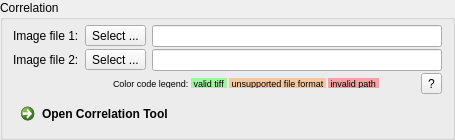
     <widget class="QGroupBox" name="Correlation">
      <property name="minimumSize">
       <size>
        <width>0</width>
        <height>100</height>
       </size>
      </property>
      <property name="maximumSize">
       <size>
        <width>16777215</width>
        <height>140</height>
       </size>
      </property>
      <property name="title">
       <string>Correlation</string>
      </property>
      <layout class="QVBoxLayout" name="verticalLayout_4">
       <property name="spacing">
        <number>2</number>
       </property>
       <property name="leftMargin">
        <number>10</number>
       </property>
       <property name="topMargin">
        <number>5</number>
       </property>
       <property name="rightMargin">
        <number>10</number>
       </property>
       <property name="bottomMargin">
        <number>5</number>
       </property>
       <item>
        <layout class="QHBoxLayout" name="horizontalLayout_3">
         <property name="spacing">
          <number>6</number>
         </property>
         <item>
          <widget class="QLabel" name="label_5">
           <property name="text">
            <string>Image file 1:</string>
           </property>
          </widget>
         </item>
         <item>
          <widget class="QToolButton" name="toolButton_selectImage1">
           <property name="text">
            <string>Select ...</string>
           </property>
          </widget>
         </item>
         <item>
          <widget class="QLineEditFilePath" name="lineEdit_selectImage1">
           <property name="minimumSize">
            <size>
             <width>0</width>
             <height>20</height>
            </size>
           </property>
           <property name="frame">
            <bool>true</bool>
           </property>
           <property name="dragEnabled">
            <bool>true</bool>
           </property>
           <property name="readOnly">
            <bool>false</bool>
           </property>
          </widget>
         </item>
        </layout>
       </item>
       <item>
        <layout class="QHBoxLayout" name="horizontalLayout_6">
         <property name="spacing">
          <number>6</number>
         </property>
         <item>
          <widget class="QLabel" name="label_6">
           <property name="text">
            <string>Image file 2:</string>
           </property>
          </widget>
         </item>
         <item>
          <widget class="QToolButton" name="toolButton_selectImage2">
           <property name="text">
            <string>Select ...</string>
           </property>
          </widget>
         </item>
         <item>
          <widget class="QLineEditFilePath" name="lineEdit_selectImage2">
           <property name="minimumSize">
            <size>
             <width>0</width>
             <height>20</height>
            </size>
           </property>
           <property name="readOnly">
            <bool>false</bool>
           </property>
          </widget>
         </item>
        </layout>
       </item>
       <item>
        <layout class="QHBoxLayout" name="horizontalLayout_7">
         <item>
          <spacer name="horizontalSpacer_6">
           <property name="orientation">
            <enum>Qt::Horizontal</enum>
           </property>
           <property name="sizeType">
            <enum>QSizePolicy::Fixed</enum>
           </property>
           <property name="sizeHint" stdset="0">
            <size>
             <width>100</width>
             <height>10</height>
            </size>
           </property>
          </spacer>
         </item>
         <item>
          <widget class="QLabel" name="label_12">
           <property name="maximumSize">
            <size>
             <width>16777215</width>
             <height>10</height>
            </size>
           </property>
           <property name="font">
            <font>
             <pointsize>7</pointsize>
            </font>
           </property>
           <property name="text">
            <string>Color code legend:</string>
           </property>
          </widget>
         </item>
         <item>
          <widget class="QLabel" name="label_10">
           <property name="minimumSize">
            <size>
             <width>0</width>
             <height>0</height>
            </size>
           </property>
           <property name="maximumSize">
            <size>
             <width>16777215</width>
             <height>10</height>
            </size>
           </property>
           <property name="font">
            <font>
             <pointsize>7</pointsize>
            </font>
           </property>
           <property name="styleSheet">
            <string notr="true">background-color: rgba(0,255,0,80);</string>
           </property>
           <property name="text">
            <string> valid tiff </string>
           </property>
          </widget>
         </item>
         <item>
          <widget class="QLabel" name="label_11">
           <property name="maximumSize">
            <size>
             <width>16777215</width>
             <height>10</height>
            </size>
           </property>
           <property name="font">
            <font>
             <pointsize>7</pointsize>
            </font>
           </property>
           <property name="styleSheet">
            <string notr="true">background-color: rgba(255,120,0,80);</string>
           </property>
           <property name="text">
            <string> unsupported file format </string>
           </property>
          </widget>
         </item>
         <item>
          <widget class="QLabel" name="label_9">
           <property name="minimumSize">
            <size>
             <width>0</width>
             <height>0</height>
            </size>
           </property>
           <property name="maximumSize">
            <size>
             <width>16777215</width>
             <height>10</height>
            </size>
           </property>
           <property name="font">
            <font>
             <pointsize>7</pointsize>
            </font>
           </property>
           <property name="styleSheet">
            <string notr="true">background-color: rgba(255,0,0,80);</string>
           </property>
           <property name="text">
            <string> invalid path </string>
           </property>
          </widget>
         </item>
         <item>
          <spacer name="horizontalSpacer">
           <property name="orientation">
            <enum>Qt::Horizontal</enum>
           </property>
           <property name="sizeHint" stdset="0">
            <size>
             <width>40</width>
             <height>10</height>
            </size>
           </property>
          </spacer>
         </item>
         <item>
          <widget class="QToolButton" name="toolButton_CorrelationHelp">
           <property name="text">
            <string>?</string>
           </property>
          </widget>
         </item>
        </layout>
       </item>
       <item>
        <layout class="QHBoxLayout" name="horizontalLayout_9">
         <item>
          <widget class="QCommandLinkButton" name="commandLinkButton_correlate">
           <property name="enabled">
            <bool>true</bool>
           </property>
           <property name="text">
            <string>Open Correlation Tool</string>
           </property>
          </widget>
         </item>
         <item>
          <spacer name="horizontalSpacer_7">
           <property name="orientation">
            <enum>Qt::Horizontal</enum>
           </property>
           <property name="sizeHint" stdset="0">
            <size>
             <width>40</width>
             <height>20</height>
            </size>
           </property>
          </spacer>
         </item>
        </layout>
       </item>
      </layout>
     </widget>
